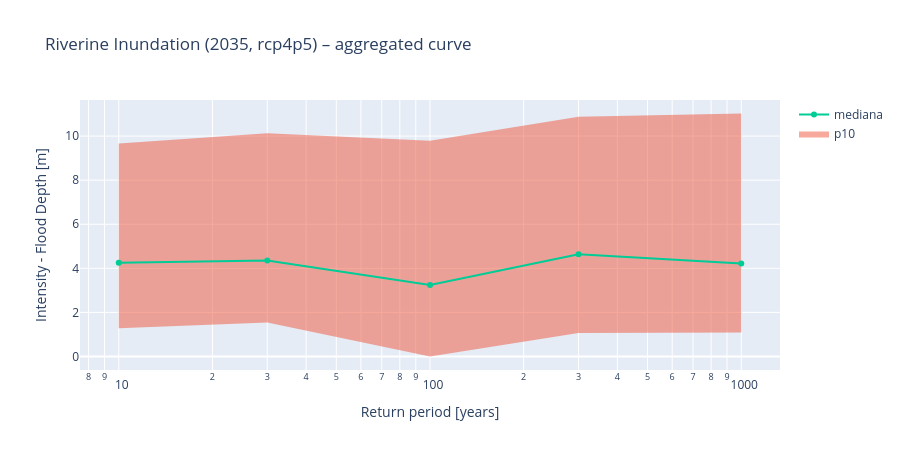

Here is the notebook cell this chart was saved with:
### Code cell
fig = plot_agg_curve(df_riverine_2035, title="Riverine Inundation (2035, rcp4p5) – aggregated curve")
fig.show()

### Figure 1 — Plotly figure (JSON) as saved in the notebook; plotly's stock layout.template omitted (floating-point values rounded to 4 significant figures)
{"data": [{"line": {"width": 0}, "mode": "lines", "name": "p90", "showlegend": false, "type": "scatter", "x": [10.0, 30.0, 100.0, 300.0, 1000.0], "y": [9.659, 10.13, 9.794, 10.88, 11.02]}, {"fill": "tonexty", "line": {"width": 0}, "mode": "lines", "name": "p10", "type": "scatter", "x": [10.0, 30.0, 100.0, 300.0, 1000.0], "y": [1.279, 1.545, 0.0, 1.067, 1.092]}, {"mode": "lines+markers", "name": "mediana", "type": "scatter", "x": [10.0, 30.0, 100.0, 300.0, 1000.0], "y": [4.259, 4.356, 3.247, 4.643, 4.221]}], "layout": {"height": 450, "title": {"text": "Riverine Inundation (2035, rcp4p5) – aggregated curve"}, "xaxis": {"title": {"text": "Return period [years]"}, "type": "log"}, "yaxis": {"title": {"text": "Intensity - Flood Depth [m]"}}}}
